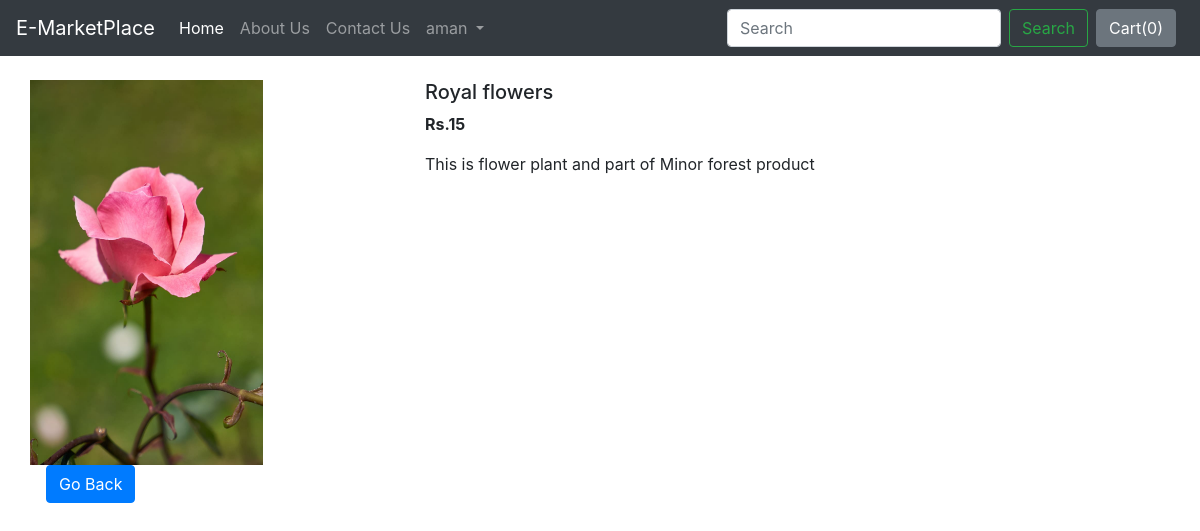
Page /shop/products/2 (signed in) on the committed database.
### shop/models.py (models this page shows, shortened)
class Product(models.Model):
    product_id = models.AutoField
    product_name = models.CharField(max_length=50)
    category = models.CharField(max_length=50, default="")
    subcategory = models.CharField(max_length=50, default="")
    price = models.IntegerField(default=0)
    desc = models.CharField(max_length=300)
    pub_date = models.DateField()
    image = models.ImageField(upload_to='shop/images', default="")

### shop/views.py (the view)
# urls.py: path("products/<int:myid>", views.productView, name="ProductView"),
def productView(request, myid):
    if request.session.has_key('is_logged'):
        product = Product.objects.filter(id=myid)
        return render(request, 'shop/prodView.html', {'product':product[0]})
    else:
        return HttpResponseRedirect("../loginPage")

### shop/templates/shop/prodView.html (shortened to what this page needs)
{% extends 'shop/basic.html' %}
{% block body %}
<div class="container my-4">
    <div class="row">
    <div class="col-md-4">
    <div class="row">
        <img src="/media/{{product.image}}" width="233px" height="385px">
    </div>
        <div class="row">
            <button onclick="fun1()" class="btn btn-primary mx-3">Go Back</button>
        </div>
    </div>
    <div class="col-md-8">
        <h5>{{product.product_name}}</h5>
        <p><b>Rs.{{product.price}} </b></p>
        <p>{{product.desc}}</p>
    </div>
    </div>
</div>
{% endblock %}

### rows in the picture
Product: image (picture), product_name "Royal flowers", price "15", desc "This is flower plant and part of Minor forest product"

### other values in the picture
{{ request.session.username }} "aman"
